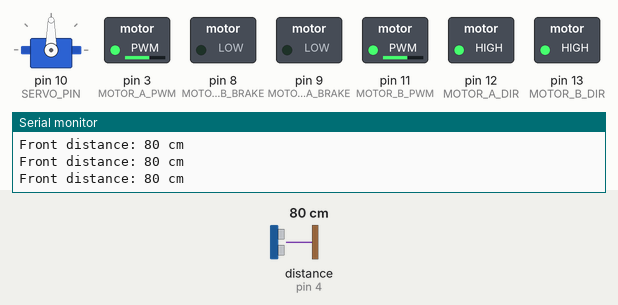
Bench run of a sketch on a simulated Arduino Uno, built with avr-gcc and run on an emulated ATmega328P. On the bench: servo, switched loads named in the sketch (green lamp = pin HIGH), the last lines printed to the serial monitor. Wiring (inferred from the names in the program): ultrasonic range finder: trigger pin 2; echo pin 4. Inputs (shaded band) come from the test bench; at power-on: distance to the obstacle (sensor on pin 4) 80 cm. The echo pulse lasts 58.3 µs per cm; pins used as bus, display or sensor lines are not drawn.

Above: at 1.7 s.
1.8 s: distance to the obstacle (sensor on pin 4) set to 29 cm
3.3 s: distance to the obstacle (sensor on pin 4) set to 24 cm
At 5.2 s:
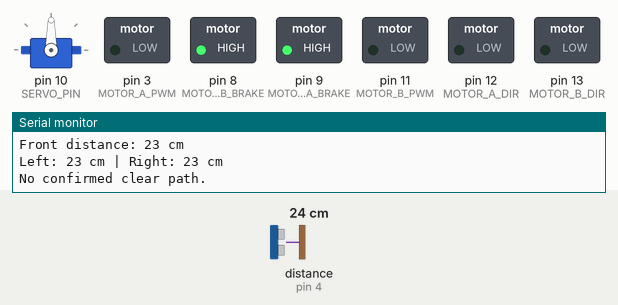
6.3 s: distance to the obstacle (sensor on pin 4) set to 35 cm
At 6.93 s:
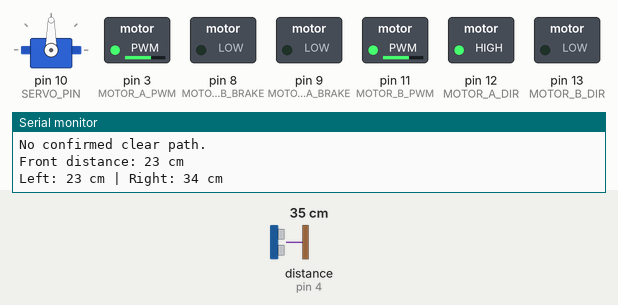
8.8 s: distance to the obstacle (sensor on pin 4) set to 2 cm
At 9.18 s:
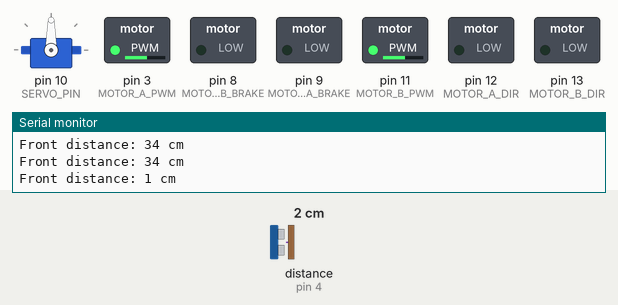
11.8 s: distance to the obstacle (sensor on pin 4) set to 250 cm
At 12.78 s:
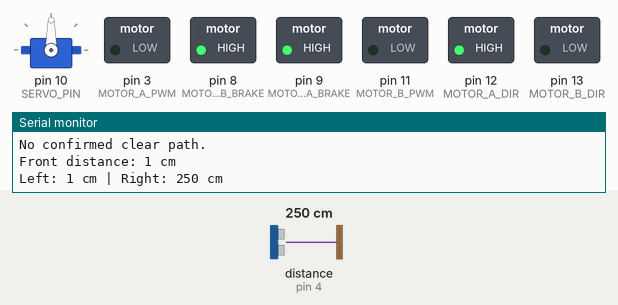
Timing chart, 0 to 14.8 s (numbered marks = the images above; inputs shaded):
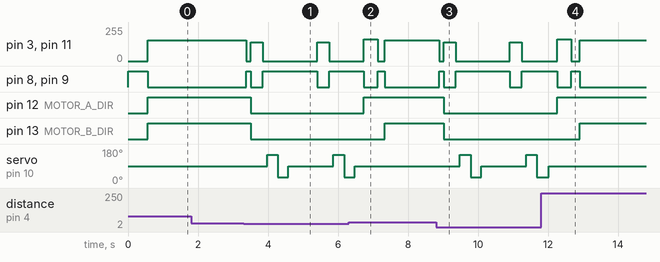

Measured:
- the behaviour switches between 27 and 26 cm on distance to the obstacle (sensor on pin 4) (found by bisection; images 0 and 1)
- after the input at 3.3 s, pin 3 (MOTOR_A_PWM): goes 0/255 0.12 s, 140/255 0.35 s, 0/255 1.5 s, 140/255 0.35 s, then 0/255, starting after 0.08 s; pin 8 (MOTOR_B_BRAKE): goes HIGH 0.12 s, LOW 0.35 s, HIGH 1.5 s, LOW 0.35 s, then HIGH, starting after 0.08 s
- after the input at 6.3 s, pin 12 (MOTOR_A_DIR): LOW → HIGH after 0.43 s; pin 13 (MOTOR_B_DIR): LOW → HIGH after 1.0 s; servo on pin 10 (SERVO_PIN): goes on until 6.5 s, then stays 90°
- after the input at 8.8 s, pin 3 (MOTOR_A_PWM): goes 0/255 0.12 s, 140/255 0.35 s, 0/255 1.5 s, 140/255 0.35 s, then 0/255, starting after 0.09 s; pin 8 (MOTOR_B_BRAKE): goes HIGH 0.12 s, LOW 0.35 s, HIGH 1.5 s, LOW 0.35 s, then HIGH, starting after 0.09 s
- after the input at 11.8 s, pin 12 (MOTOR_A_DIR): LOW → HIGH after 0.47 s; pin 13 (MOTOR_B_DIR): LOW → HIGH after 1.1 s

The sketch:

obstacle_avoider.ino
```cpp
#include <Servo.h>

// =====================================================
// Arduino Uno - 4WD Obstacle Avoider
// Hardware:
// - Arduino Uno
// - Arduino Motor Shield Rev3 (L298P)
// - HC-SR04 ultrasonic sensor
// - SG90 microservo
// - 4 DC motors: 2 left + 2 right
// =====================================================

// ---------------- SENSOR ----------------
constexpr uint8_t TRIG_PIN = 2;
constexpr uint8_t ECHO_PIN = 4;

// ---------------- SERVO -----------------
constexpr uint8_t SERVO_PIN = 10;

constexpr uint8_t SERVO_CENTER = 90;
constexpr uint8_t SERVO_LEFT   = 150;
constexpr uint8_t SERVO_RIGHT  = 30;

// ---------------- MOTOR SHIELD -----------
// Channel A
constexpr uint8_t MOTOR_A_DIR   = 12;
constexpr uint8_t MOTOR_A_PWM   = 3;
constexpr uint8_t MOTOR_A_BRAKE = 9;

// Channel B
constexpr uint8_t MOTOR_B_DIR   = 13;
constexpr uint8_t MOTOR_B_PWM   = 11;
constexpr uint8_t MOTOR_B_BRAKE = 8;

// Set true if the corresponding side runs backward
// when the robot is commanded to move forward.
constexpr bool INVERT_LEFT_MOTOR  = false;
constexpr bool INVERT_RIGHT_MOTOR = false;

// ---------------- BEHAVIOUR --------------
constexpr uint8_t FORWARD_SPEED = 155;
constexpr uint8_t TURN_SPEED    = 165;
constexpr uint8_t REVERSE_SPEED = 140;

constexpr uint16_t SAFE_DISTANCE_CM = 25;
constexpr uint16_t SENSOR_TIMEOUT_US = 25000;

constexpr uint16_t REVERSE_TIME_MS = 350;
constexpr uint16_t TURN_TIME_MS    = 400;
constexpr uint16_t SCAN_SETTLE_MS  = 250;

constexpr uint16_t LOOP_DELAY_MS = 40;

// Distances above this are treated as clear space.
constexpr uint16_t MAX_VALID_DISTANCE_CM = 400;

// ---------------- OBJECTS ----------------
Servo scanner;

// ---------------- STATE ------------------
uint32_t lastDecisionTime = 0;

// =====================================================
// MOTOR CONTROL
// =====================================================

void setupMotorShield() {
  pinMode(MOTOR_A_DIR, OUTPUT);
  pinMode(MOTOR_A_PWM, OUTPUT);
  pinMode(MOTOR_A_BRAKE, OUTPUT);

  pinMode(MOTOR_B_DIR, OUTPUT);
  pinMode(MOTOR_B_PWM, OUTPUT);
  pinMode(MOTOR_B_BRAKE, OUTPUT);

  // Start safely with both channels stopped.
  analogWrite(MOTOR_A_PWM, 0);
  analogWrite(MOTOR_B_PWM, 0);

  digitalWrite(MOTOR_A_BRAKE, HIGH);
  digitalWrite(MOTOR_B_BRAKE, HIGH);
}

void setMotor(
  uint8_t dirPin,
  uint8_t pwmPin,
  uint8_t brakePin,
  int speed,
  bool inverted
) {
  speed = constrain(speed, -255, 255);

  if (speed == 0) {
    analogWrite(pwmPin, 0);
    digitalWrite(brakePin, HIGH);
    return;
  }

  bool forward = (speed > 0);

  if (inverted) {
    forward = !forward;
  }

  digitalWrite(brakePin, LOW);
  digitalWrite(dirPin, forward ? HIGH : LOW);

  analogWrite(pwmPin, abs(speed));
}

void drive(int leftSpeed, int rightSpeed) {
  setMotor(
    MOTOR_A_DIR,
    MOTOR_A_PWM,
    MOTOR_A_BRAKE,
    leftSpeed,
    INVERT_LEFT_MOTOR
  );

  setMotor(
    MOTOR_B_DIR,
    MOTOR_B_PWM,
    MOTOR_B_BRAKE,
    rightSpeed,
    INVERT_RIGHT_MOTOR
  );
}

void stopMotors() {
  drive(0, 0);
}

void moveForward() {
  drive(FORWARD_SPEED, FORWARD_SPEED);
}

void moveBackward() {
  drive(-REVERSE_SPEED, -REVERSE_SPEED);
}

void turnLeft() {
  // Differential drive: left side backward,
  // right side forward.
  drive(-TURN_SPEED, TURN_SPEED);
}

void turnRight() {
  drive(TURN_SPEED, -TURN_SPEED);
}

// =====================================================
// ULTRASONIC SENSOR
// =====================================================

uint16_t readDistanceCm() {
  digitalWrite(TRIG_PIN, LOW);
  delayMicroseconds(3);

  digitalWrite(TRIG_PIN, HIGH);
  delayMicroseconds(10);
  digitalWrite(TRIG_PIN, LOW);

  unsigned long duration = pulseIn(
    ECHO_PIN,
    HIGH,
    SENSOR_TIMEOUT_US
  );

  // No echo: do not interpret this as confirmed
  // clear space.
  if (duration == 0) {
    return 0;
  }

  uint16_t distance = duration / 58UL;

  if (distance == 0 ||
      distance > MAX_VALID_DISTANCE_CM) {
    return 0;
  }

  return distance;
}

uint16_t readStableDistanceCm() {
  // Take three readings and use the median
  // to reduce occasional measurement noise.
  uint16_t values[3];

  for (uint8_t i = 0; i < 3; i++) {
    values[i] = readDistanceCm();

    if (i < 2) {
      delay(25);
    }
  }

  // Sort three values in ascending order.
  for (uint8_t i = 0; i < 2; i++) {
    for (uint8_t j = i + 1; j < 3; j++) {
      if (values[j] < values[i]) {
        uint16_t temp = values[i];
        values[i] = values[j];
        values[j] = temp;
      }
    }
  }

  // A zero reading means a failed measurement.
  // If the median is zero, report an invalid reading.
  return values[1];
}

// =====================================================
// SERVO SCANNING
// =====================================================

uint16_t scanDirection(uint8_t angle) {
  stopMotors();

  scanner.write(angle);
  delay(SCAN_SETTLE_MS);

  return readStableDistanceCm();
}

// =====================================================
// OBSTACLE AVOIDANCE
// =====================================================

void avoidObstacle() {
  stopMotors();
  delay(120);

  // First create space between the robot and obstacle.
  moveBackward();
  delay(REVERSE_TIME_MS);
  stopMotors();
  delay(120);

  // Check the left side.
  uint16_t leftDistance = scanDirection(SERVO_LEFT);

  // Check the right side.
  uint16_t rightDistance = scanDirection(SERVO_RIGHT);

  // Return the sensor to the forward position.
  scanner.write(SERVO_CENTER);
  delay(SCAN_SETTLE_MS);

  Serial.print(F("Left: "));
  Serial.print(leftDistance);
  Serial.print(F(" cm | Right: "));
  Serial.print(rightDistance);
  Serial.println(F(" cm"));

  // A zero reading is considered unknown,
  // not proof that a path is clear.
  bool leftClear =
    leftDistance > SAFE_DISTANCE_CM;

  bool rightClear =
    rightDistance > SAFE_DISTANCE_CM;

  if (leftClear && rightClear) {
    // Prefer the side with more measured space.
    if (leftDistance > rightDistance) {
      turnLeft();
    } else {
      turnRight();
    }

    delay(TURN_TIME_MS);
  } else if (leftClear) {
    turnLeft();
    delay(TURN_TIME_MS);
  } else if (rightClear) {
    turnRight();
    delay(TURN_TIME_MS);
  } else {
    // Both sides appear blocked or measurements
    // are invalid. Stop rather than blindly advancing.
    stopMotors();
    Serial.println(F("No confirmed clear path."));
    delay(250);
  }

  stopMotors();
  scanner.write(SERVO_CENTER);
  delay(100);
}

// =====================================================
// SETUP
// =====================================================

void setup() {
  Serial.begin(9600);

  pinMode(TRIG_PIN, OUTPUT);
  pinMode(ECHO_PIN, INPUT);

  digitalWrite(TRIG_PIN, LOW);

  setupMotorShield();

  scanner.attach(SERVO_PIN);
  scanner.write(SERVO_CENTER);

  delay(500);

  Serial.println(F("4WD Obstacle Avoider"));
  Serial.println(F("System initialized."));
}

// =====================================================
// MAIN LOOP
// =====================================================

void loop() {
  uint16_t distance = readStableDistanceCm();

  Serial.print(F("Front distance: "));
  Serial.print(distance);
  Serial.println(F(" cm"));

  // Invalid measurements trigger a safe stop.
  if (distance == 0) {
    stopMotors();
    delay(100);
    return;
  }

  if (distance <= SAFE_DISTANCE_CM) {
    avoidObstacle();
  } else {
    moveForward();
  }

  delay(LOOP_DELAY_MS);
}
```
